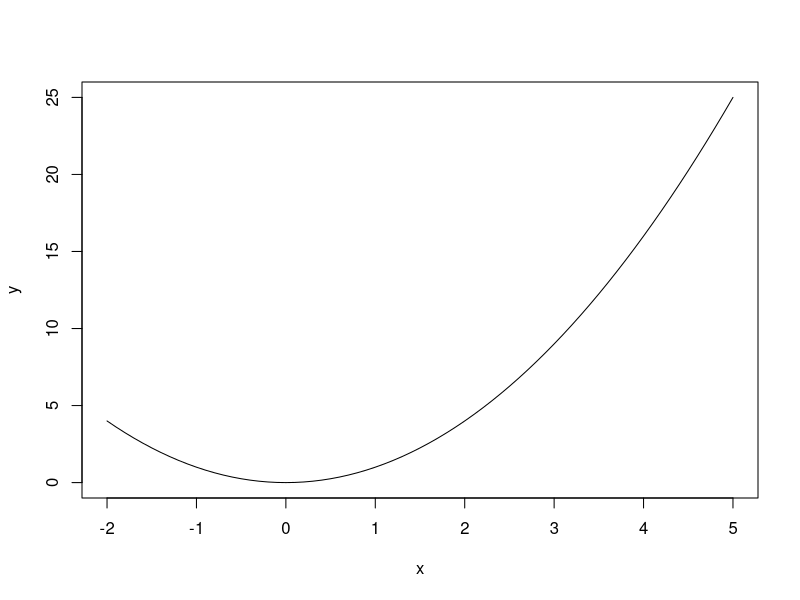
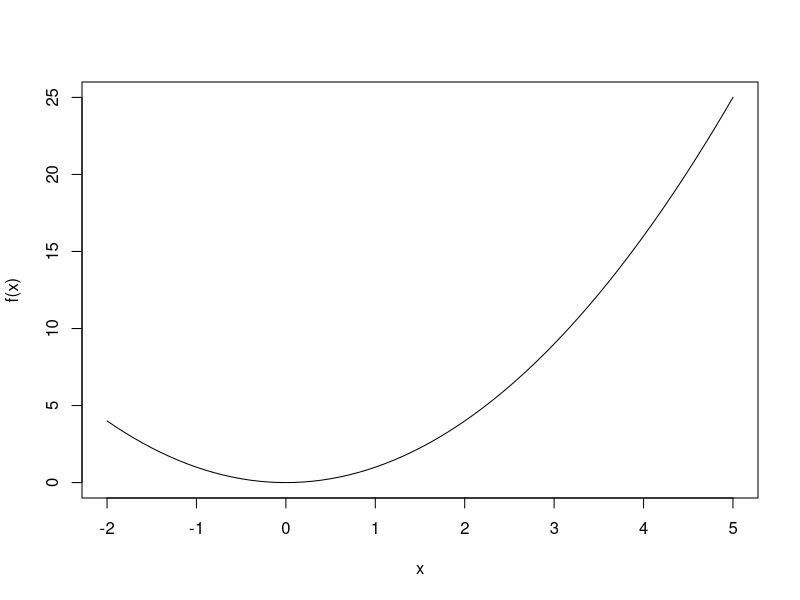
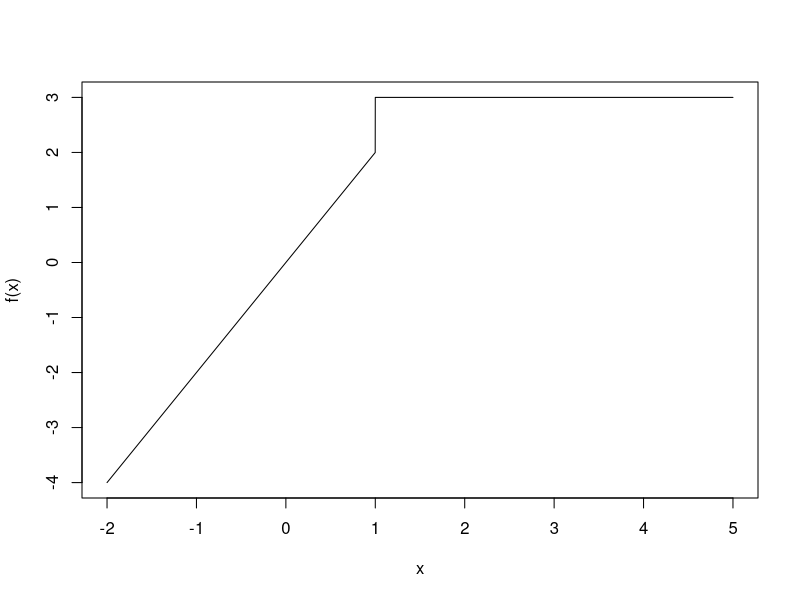
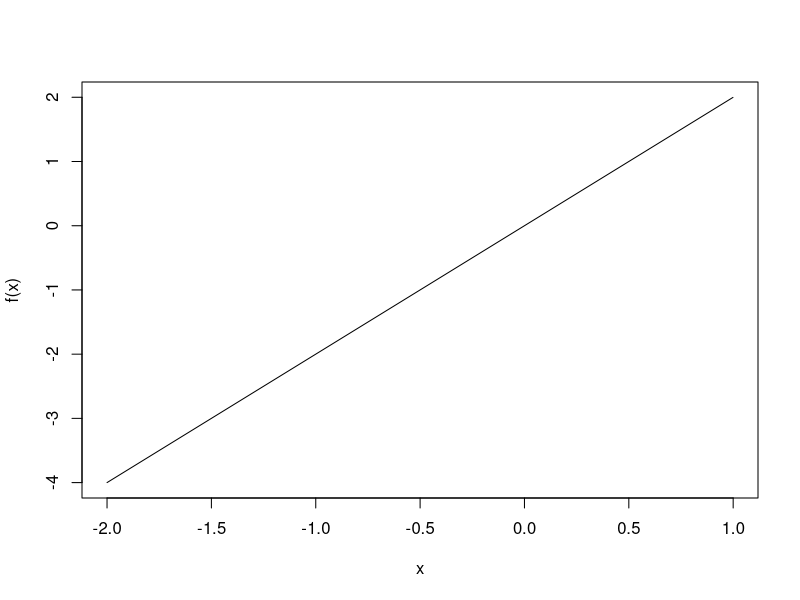
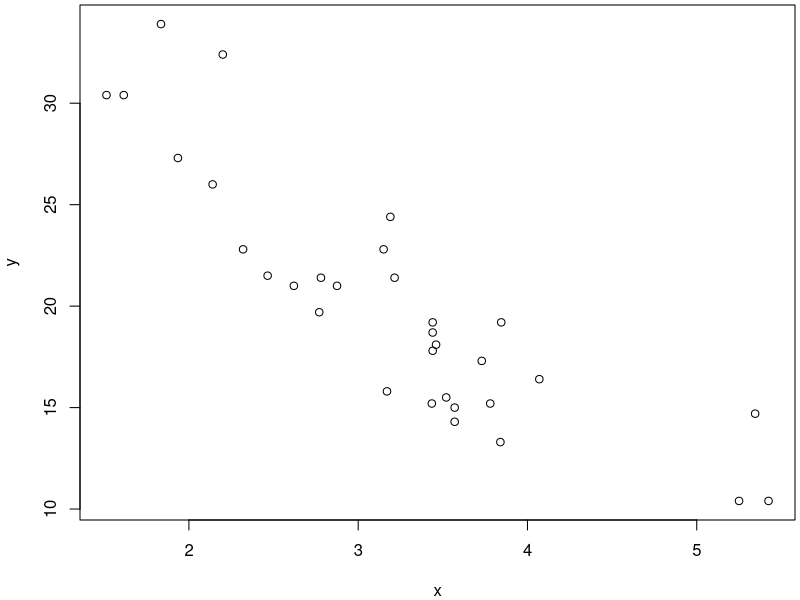
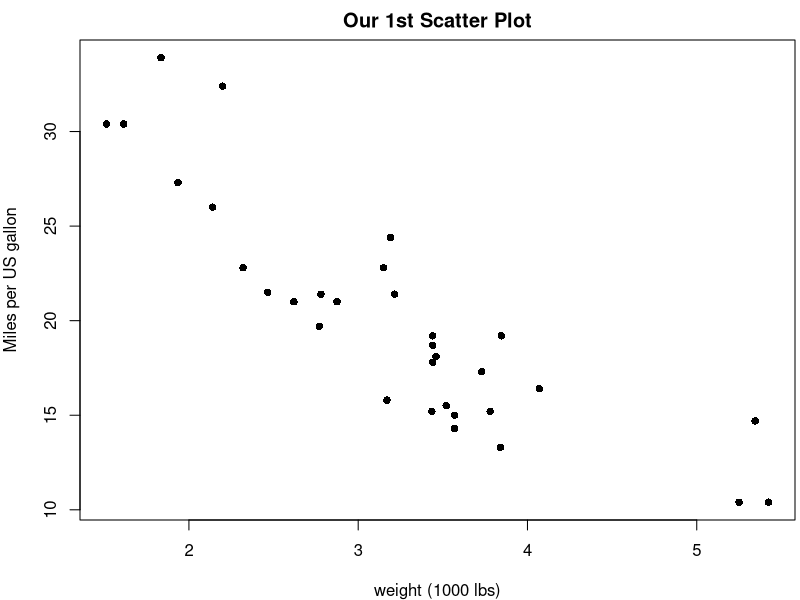
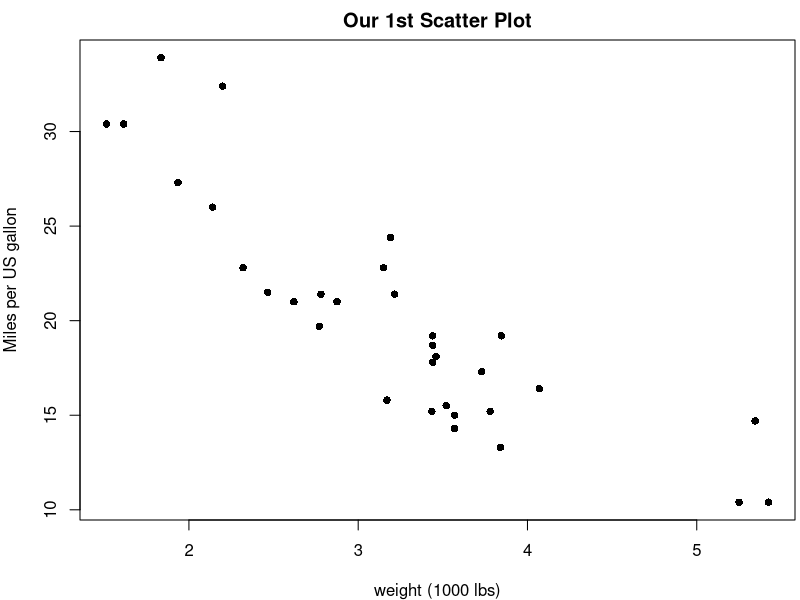

R code for these plots, in order:
(-2)^2
(-1)^2
# Define the vector of numbers
numbers <- c(-2, -1, 0, 1, 2, 3, 4, 5)

# Compute the square of each number
squares <- numbers^2

# View the results
squares


x <- seq(-2,5,0.5)
x
x^2

y <- x^2

x <- seq(-2,5,0.1)
y <- x^2
plot(x,y,type="l")


f <- function(x){x^2}

x <- seq(-2,5,0.1)
plot(x,f(x),type="l")

f <- function(x){ifelse(x < 1, 2*x, 3)}
f(17)

x <- seq(-2,5,0.001)
plot(x,f(x), type="l")


x <- seq(-2,0.999,0.001)
plot(x,f(x), 
     type = "l")
x <- seq(1,5,0.1)
lines(x,f(x), type = "l")


?mtcars


par(mar=c(4,4,0.25,0.25))
x <- mtcars$wt
y <- mtcars$mpg
plot(x,y)


par(mar=c(4,4,2,0.25))
x <- mtcars$wt
y <- mtcars$mpg
plot(x,y,
     pch=16,
     xlab='weight (1000 lbs)',
     ylab='Miles per US gallon',
     main='Our 1st Scatter Plot')

#We can also put everything on a single line, as done below, but the above is easier to read.
plot(x,y,pch=16,xlab='weight (1000 lbs)',ylab='Miles per US gallon',main='Our 1st Scatter Plot')
